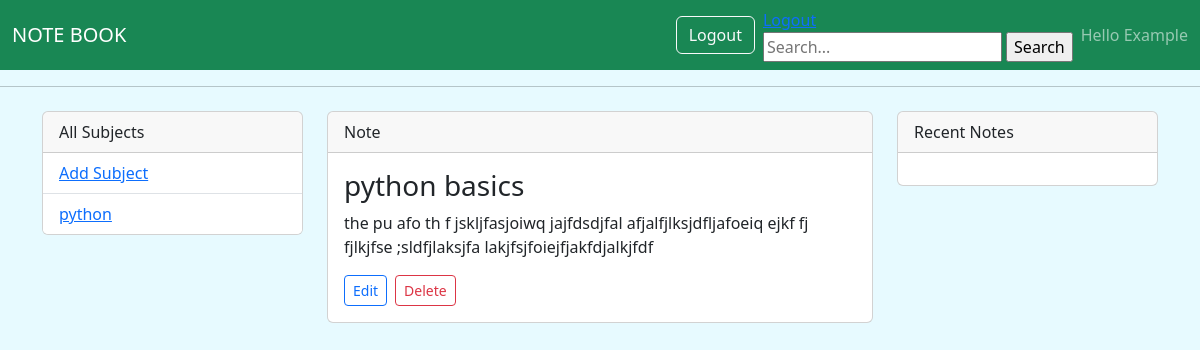
The page /note/1 (signed in) on the database its author committed.
### Noteapp/models.py (models this page shows, shortened)
class Subject(models.Model):
    user = models.ForeignKey(User, on_delete=models.CASCADE)
    name = models.CharField(max_length=255)
    description = models.TextField(null=True, blank=True)
    created = models.DateTimeField(auto_now_add=True)
    updated = models.DateTimeField(auto_now=True)
    class Meta:
        ordering = ['-created', '-updated']

class Note(models.Model):
    subject = models.ForeignKey(Subject, on_delete=models.CASCADE)
    user = models.ForeignKey(User, on_delete=models.CASCADE)
    title = models.CharField(max_length=200)
    note = models.TextField()
    created = models.DateTimeField(auto_now_add=True)
    updated = models.DateTimeField(auto_now=True)
    class Meta:
        ordering = ['-created', '-updated']

### Noteapp/views.py (the view)
# urls.py: path("note/<int:pk>", views.note, name="note"),
def note(request,pk):
    subjects = Subject.objects.filter(user=request.user)
    note = Note.objects.get(id=pk)
    context = {
        "note":note,
        'subjects':subjects,
    }
    return render(request, "Noteapp/note.html",context)

### Noteapp/templates/Noteapp/note.html
{% extends 'Noteapp/main.html' %}
{% block form %}
<a href="{% url 'logoutUser' %}">Logout</a>
    <form action="" method="get">
        <input type="search" name="q" placeholder="Search...">
        <input type="submit" value="Search">
    </form>
{% endblock %}
{% block content %}
<div class="container my-4">
    <div class="row">
        <aside class="col-12 col-md-3 mb-3">
            <div class="card">
                <div class="card-header">All Subjects</div>
                <ul class="list-group list-group-flush">
                    <li class="list-group-item"><a href="{% url 'addsubject' %}">Add Subject</a></li>
                    {% for subject in subjects %}
                        <li class="list-group-item"><a href="{% url 'subject' subject.id %}">{{ subject.name }}</a></li>
                    {% empty %}
                        <li class="list-group-item">No subjects yet.</li>
                    {% endfor %}
                </ul>
            </div>
        </aside>
        <main class="col-12 col-md-6 mb-3">
            <div class="card">
                <div class="card-header">Note</div>
                <div class="card-body">
                    <h3 class="card-title">{{ note.title }}</h3>
                    <p class="card-text">{{ note.note }}</p>
                    <div class="d-flex gap-2">
                        <a class="btn btn-sm btn-outline-primary" href="{% url 'editNote' note.id %}">Edit</a>
                        <a class="btn btn-sm btn-outline-danger" href="{% url 'deleteNote' note.id %}">Delete</a>
                    </div>
                </div>
            </div>
        </main>
        <aside class="col-12 col-md-3 mb-3">
            <div class="card">
                <div class="card-header">Recent Notes</div>
                <div class="card-body">
                </div>
            </div>
        </aside>
    </div>
</div>
{% endblock %}

### Noteapp/templates/Noteapp/main.html (shortened to what this page needs)
<!DOCTYPE html>
<html lang="en">
<head>
    <link href="https://cdn.jsdelivr.net/npm/bootstrap@5.3.0/dist/css/bootstrap.min.css" rel="stylesheet">
</head>
<body>
    <nav class="navbar navbar-expand-lg navbar-dark bg-success">
      <div class="container-fluid">
        <a class="navbar-brand" href="{% url 'home' %}">NOTE BOOK</a>
        {% if user.is_authenticated %}
          <div class="d-flex align-items-center ms-auto">
            <a class="btn btn-outline-light me-2" href="{% url 'logoutUser' %}">Logout</a>
            <div class="me-2">
              {% block form %}{% endblock %}
            </div>
            <span class="navbar-text">Hello {{user.username.capitalize}}</span>
          </div>
        {% endif %}
      </div>
    </nav>
    <hr>
    {% block content %}
    {% endblock %}
</body>
</html>

### Noteapp/templates/Noteapp/main.html (style rules this page uses)
html { padding: 0px; }
body { background-color: #e7faff; padding: 0px; margin: 0px; }

### rows shown on the page
Subject: name "python"
Note: title "python basics", note "the pu afo th f jskljfasjoiwq jajfdsdjfal afjalfjlksjdfljafoeiq ejkf fj fjlkjfse ;sldfjlaksjfa lakjfsjfoiejfjakfdjalkjfdf"

### other values the page prints
{{ user.username.capitalize }} "Example"
